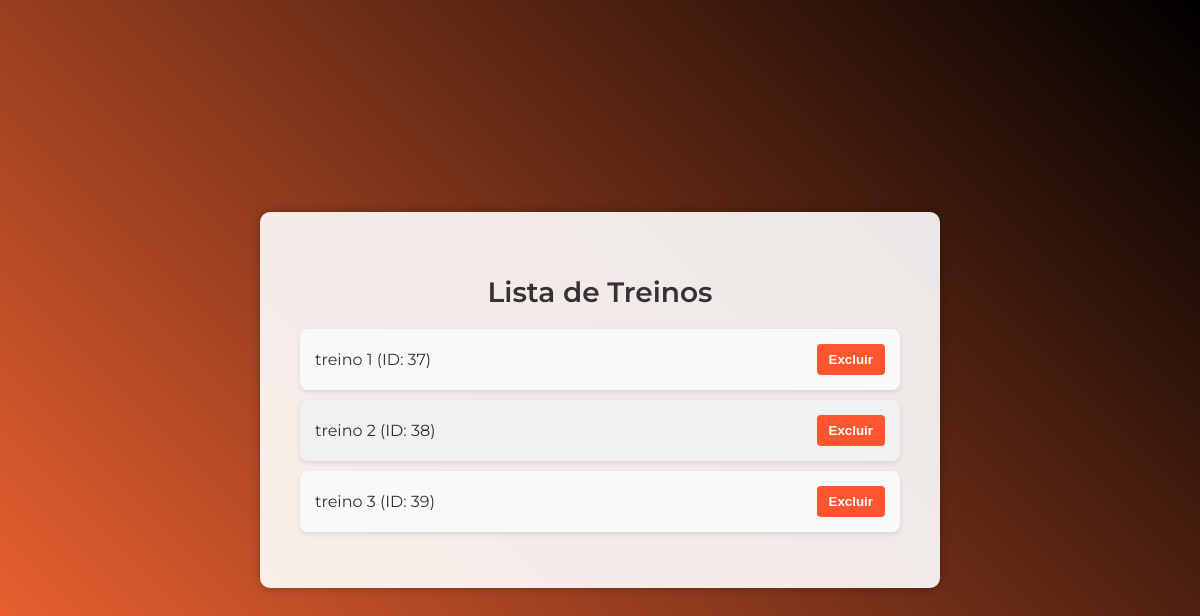
/lista_treino/, run on the app's committed database.
### app_gymsync/models.py (models this page shows, shortened)
class Treino(models.Model):
    nome = models.CharField(max_length=100)  # Nome do treino
    numero_series = models.IntegerField()    # Número de séries
    agrupamento_muscular = models.CharField(max_length=100)  # Grupo muscular trabalhado

### app_gymsync/views.py (the view)
# urls.py: path('lista_treino/', views.lista_treinos, name='lista_treinos'),
def lista_treinos(request):
    treinos = Treino.objects.all()
    return render(request, 'lista_treinos.html', {'treinos': treinos})

### app_gymsync/templates/lista_treinos.html (shortened to what this page needs)
<!DOCTYPE html>
<html lang="en">
<head>
</head>
<body>
    <div class="container">
        <h2>Lista de Treinos</h2>
        <ul>
            {% for treino in treinos %}
            <li>
                {{ treino.nome }} (ID: {{ treino.id }})
                <form action="{% url 'excluir_treino' treino.id %}" method="POST" style="display:inline;">
                    <button type="submit" name="excluir_treino">Excluir</button>
                </form>
            </li>
            {% endfor %}
        </ul>
    </div>
</body>
</html>

### app_gymsync/templates/lista_treinos.html (style rules this page uses)
body { font-family: 'Montserrat', sans-serif; background: linear-gradient(45deg, #FF6934, #000); color: #fff; margin: 0; padding: 0; display: flex; justify-content: center; align-items: center; min-height: 100vh; background-attachment: fixed; }
.container { background-color: rgba(255, 255, 255, 0.9); padding: 40px; border-radius: 10px; box-shadow: 0 0 10px rgba(0, 0, 0, 0.3); max-width: 600px; width: 100%; }
h2 { text-align: center; margin-bottom: 20px; font-size: 28px; color: #333; font-weight: 600; }
ul { list-style: none; padding: 0; }
ul li { background-color: #f9f9f9; color: #333; padding: 15px; margin-bottom: 10px; border-radius: 8px; display: flex; justify-content: space-between; align-items: center; box-shadow: 0 2px 5px rgba(0, 0, 0, 0.1); }
ul li:nth-child(even) { background-color: #f1f1f1; }
button { padding: 8px 12px; background-color: #ff5630; color: white; border: none; border-radius: 4px; cursor: pointer; transition: background-color 0.3s ease; font-weight: bold; }

### data on the page
Treino: nome "treino 1", id "37"
Treino: nome "treino 2", id "38"
Treino: nome "treino 3", id "39"
